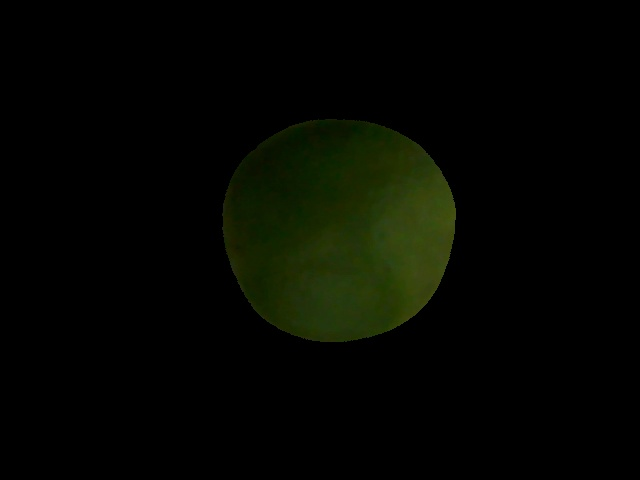
#> input picture verde.jpg, 640 x 480 px
$ jupyter execute 'complete_stdeviation_RGB_channels .ipynb'
#> lines starting #> are read from the running program, lines starting #| are printed output that depends on the picture; after the words box and inside, x2 and y2 are one past the last pixel; in counts of white or black regions, pixels touching at a corner belong together; long printed decimals are rounded
[cell 1]
#Author: Freddy Alcarazo
#About it: Get the Standard Deviation of the three channels of one RGB image
import cv2
import numpy as np
import matplotlib.pyplot as plt

[cell 2]
image = cv2.imread('verde.jpg')
#> image is the input picture: shape (480, 640, 3); mean B, G, R 0.8, 6.2, 4.1
r_channel = image.copy()
g_channel = image.copy()
b_channel = image.copy()

[cell 3]
#Get red channel
r_channel[:, :, 0] = 0
#> r_channel: shape (480, 640, 3); 10.58% of pixels changed, all inside (x1, y1, x2, y2) = (208, 111, 465, 353)
r_channel[:, :, 1] = 0
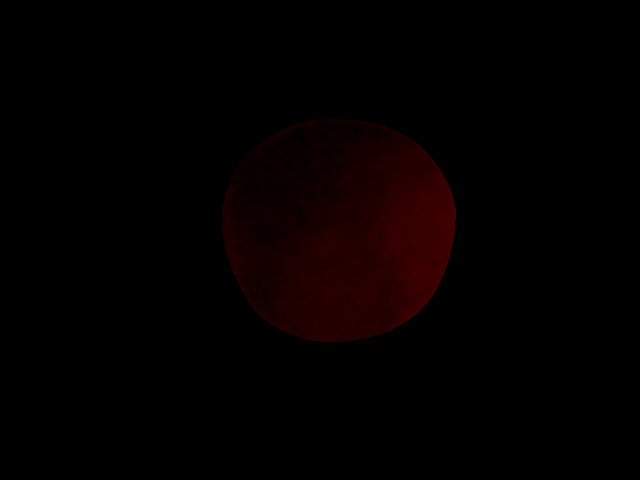
#> r_channel: shape (480, 640, 3); mean B, G, R 0, 0, 4.1
#Get gree channel
g_channel[:, :, 0] = 0
g_channel[:, :, 2] = 0
#> g_channel: shape (480, 640, 3); mean B, G, R 0, 6.2, 0
#Get blue channel
b_channel[:, :, 1] = 0
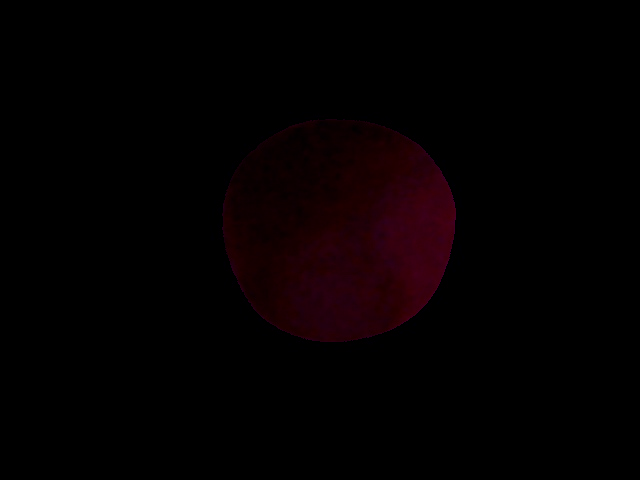
#> b_channel: shape (480, 640, 3); 14.26% of pixels changed, all inside (x1, y1, x2, y2) = (216, 112, 464, 352)
b_channel[:, :, 2] = 0
#> b_channel: shape (480, 640, 3); 13.97% of pixels changed, all inside (x1, y1, x2, y2) = (216, 112, 462, 352)

[cell 4]
#Get the channels like arrays
#R
r_array = np.asarray(r_channel)
#G
g_array = np.asarray(g_channel)
#B
b_array = np.asarray(b_channel)

[cell 5]
#Remove zeros that represents black pixels / background
#R
r_filtered = np.ma.masked_where(r_array == 0, r_array)
#G
g_filtered = np.ma.masked_where(g_array == 0, g_array)
#B
b_filtered = np.ma.masked_where(b_array == 0, b_array)

[cell 6]
#Compute the Standard Deviation for the 3 channels:
r_std = np.std(r_filtered, ddof=1)
#> r_std = 15.13
g_std = np.std(g_filtered, ddof=1)
#> g_std = 17.6
b_std = np.std(b_filtered, ddof=1)
#> b_std = 6.34

[cell 7]
#Complete color mean for the R,G AND B channel one Image:
rgb_std = []
rgb_std = [r_std,g_std,b_std]
#> rgb_std = [15.13, 17.6, 6.34]

[cell 8]
#Print color mean for R channel:
print(rgb_std[0])
#| 15.131
#Print color mean for G channel:
print(rgb_std[1])
#| 17.600
#Print color mean for B channel:
print(rgb_std[2])
#| 6.338

[cell 9]
#Now that we have the mean of the three RGB components.. we can create one RGB and see the average color:
blank_image = np.zeros((100,100,3), np.uint8)
blank_image[:,0:100//2] = (15,17,6) # (B, G, R)
blank_image[:,100//2:100] = (15,17,6)

[cell 10]
plt.imshow(blank_image)
plt.show()
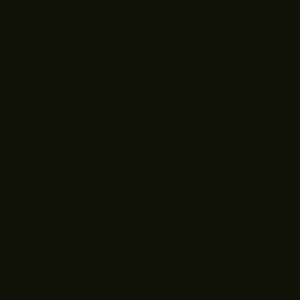
#> shown: shape (100, 100, 3) (shown 3 times larger); mean R, G, B 15, 17, 6

[cell 11]
#Haciendo lo mismo para un limon Sutil de clase Pinton:
image = cv2.imread('pinton.jpg')
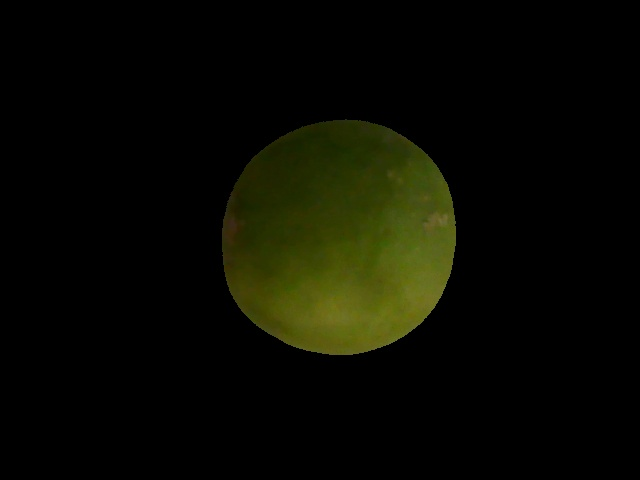
#> input picture pinton.jpg, 640 x 480 px
#> image is the input picture: shape (480, 640, 3); mean B, G, R 1.4, 10.2, 9.2
r_channel = image.copy()
g_channel = image.copy()
b_channel = image.copy()

[cell 12]
#Get red channel
r_channel[:, :, 0] = 0
r_channel[:, :, 1] = 0
#Get gree channel
g_channel[:, :, 0] = 0
g_channel[:, :, 2] = 0
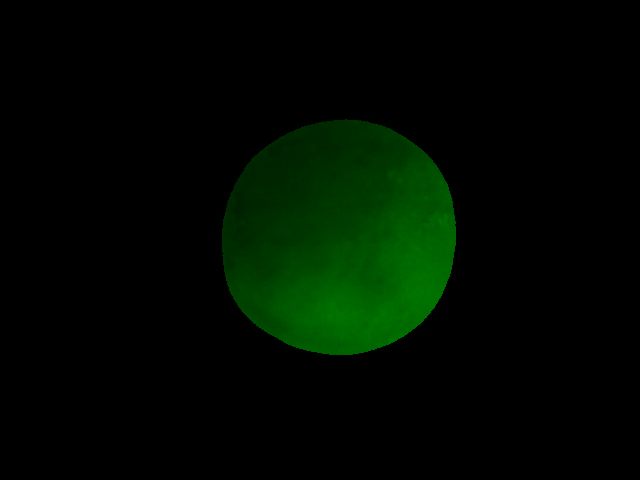
#> g_channel: shape (480, 640, 3); mean B, G, R 0, 10.2, 0
#Get blue channel
b_channel[:, :, 1] = 0
b_channel[:, :, 2] = 0
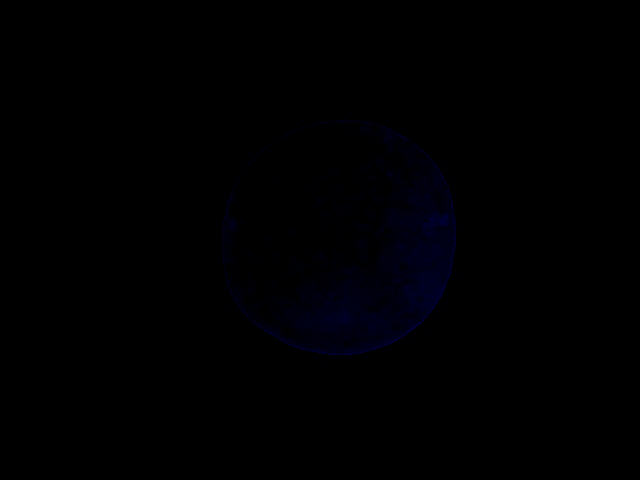
#> b_channel: shape (480, 640, 3); mean B, G, R 1.4, 0, 0

#Get the channels like arrays
#R
r_array = np.asarray(r_channel)
#G
g_array = np.asarray(g_channel)
#B
b_array = np.asarray(b_channel)

#Remove zeros that represents black pixels / background
#R
r_filtered = np.ma.masked_where(r_array == 0, r_array)
#G
g_filtered = np.ma.masked_where(g_array == 0, g_array)
#B
b_filtered = np.ma.masked_where(b_array == 0, b_array)

#Compute the Standard Deviation for the 3 channels:
r_std = np.std(r_filtered, ddof=1)
#> r_std = 27.6
g_std = np.std(g_filtered, ddof=1)
#> g_std = 28.17
b_std = np.std(b_filtered, ddof=1)
#> b_std = 10.36

#Complete std  for the R,G AND B channel one Image:
rgb_std = []
rgb_std = [r_std,g_std,b_std]
#> rgb_std = [27.6, 28.17, 10.36]

#Print color mean for R channel:
print(rgb_std[0])
#| 27.598
#Print color mean for G channel:
print(rgb_std[1])
#| 28.169
#Print color mean for B channel:
print(rgb_std[2])
#| 10.357

[cell 13]
#Creando Imagen de color promedo:
blank_image = np.zeros((100,100,3), np.uint8)
blank_image[:,0:100//2] = (27,28,10) # (B, G, R)
blank_image[:,100//2:100] = (27,28,10)

[cell 14]
plt.imshow(blank_image)
plt.show()

[cell 15]
#Haciendo lo mismo pero ahora para un limón sutil de clase "maduro"
image = cv2.imread('maduro.jpg')
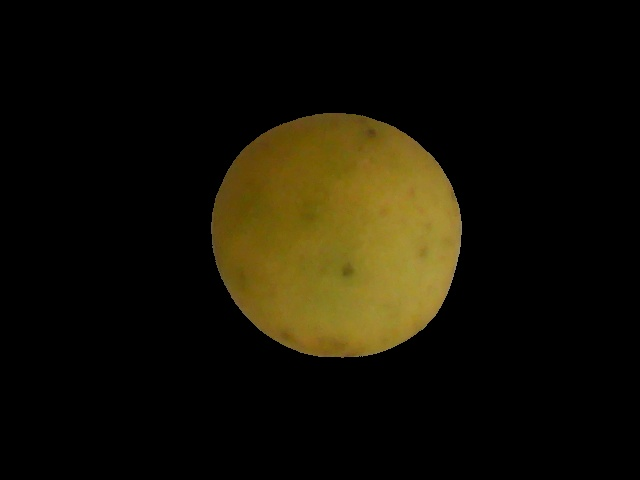
#> input picture maduro.jpg, 640 x 480 px
#> image is the input picture: shape (480, 640, 3); mean B, G, R 4.6, 17.2, 21
r_channel = image.copy()
g_channel = image.copy()
b_channel = image.copy()

#Get red channel
r_channel[:, :, 0] = 0
r_channel[:, :, 1] = 0
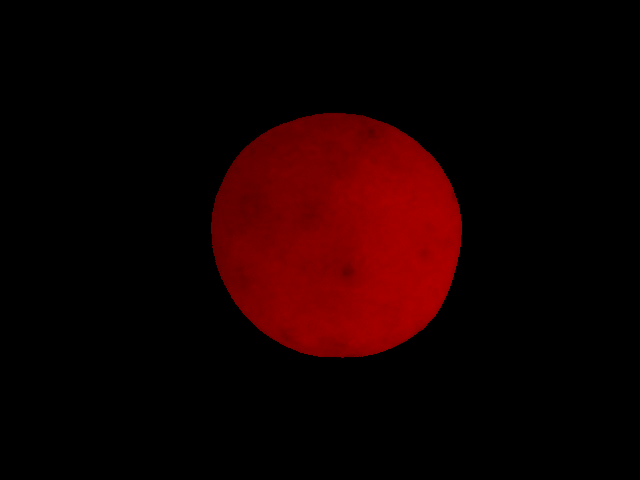
#> r_channel: shape (480, 640, 3); mean B, G, R 0, 0, 21
#Get gree channel
g_channel[:, :, 0] = 0
g_channel[:, :, 2] = 0
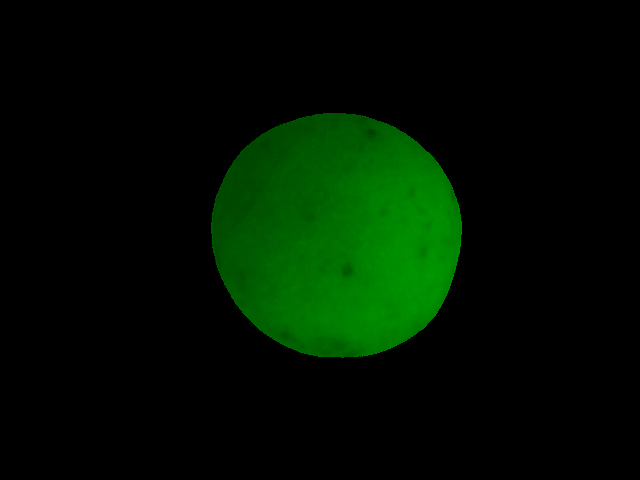
#> g_channel: shape (480, 640, 3); mean B, G, R 0, 17.2, 0
#Get blue channel
b_channel[:, :, 1] = 0
b_channel[:, :, 2] = 0
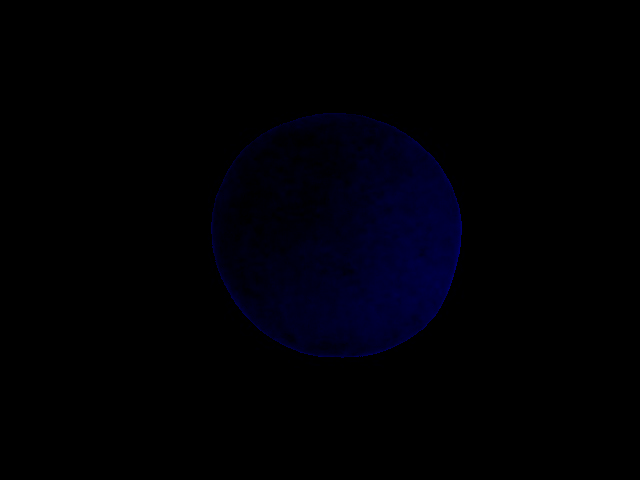
#> b_channel: shape (480, 640, 3); mean B, G, R 4.6, 0, 0

#Get the channels like arrays
#R
r_array = np.asarray(r_channel)
#G
g_array = np.asarray(g_channel)
#B
b_array = np.asarray(b_channel)

#Remove zeros that represents black pixels / background
#R
r_filtered = np.ma.masked_where(r_array == 0, r_array)
#G
g_filtered = np.ma.masked_where(g_array == 0, g_array)
#B
b_filtered = np.ma.masked_where(b_array == 0, b_array)

#Compute the Standard Deviation for the 3 channels:
r_std = np.std(r_filtered, ddof=1)
#> r_std = 37.72
g_std = np.std(g_filtered, ddof=1)
#> g_std = 31.09
b_std = np.std(b_filtered, ddof=1)
#> b_std = 17.31

#Complete std  for the R,G AND B channel one Image:
rgb_std = []
rgb_std = [r_std,g_std,b_std]
#> rgb_std = [37.72, 31.09, 17.31]

#Print color mean for R channel:
print(rgb_std[0])
#| 37.718
#Print color mean for G channel:
print(rgb_std[1])
#| 31.085
#Print color mean for B channel:
print(rgb_std[2])
#| 17.309

[cell 16]
#Creando Imagen de color promedio:
blank_image = np.zeros((100,100,3), np.uint8)
blank_image[:,0:100//2] = (37,31,17) # (B, G, R)
blank_image[:,100//2:100] = (37,31,17)
plt.imshow(blank_image)
plt.show()
